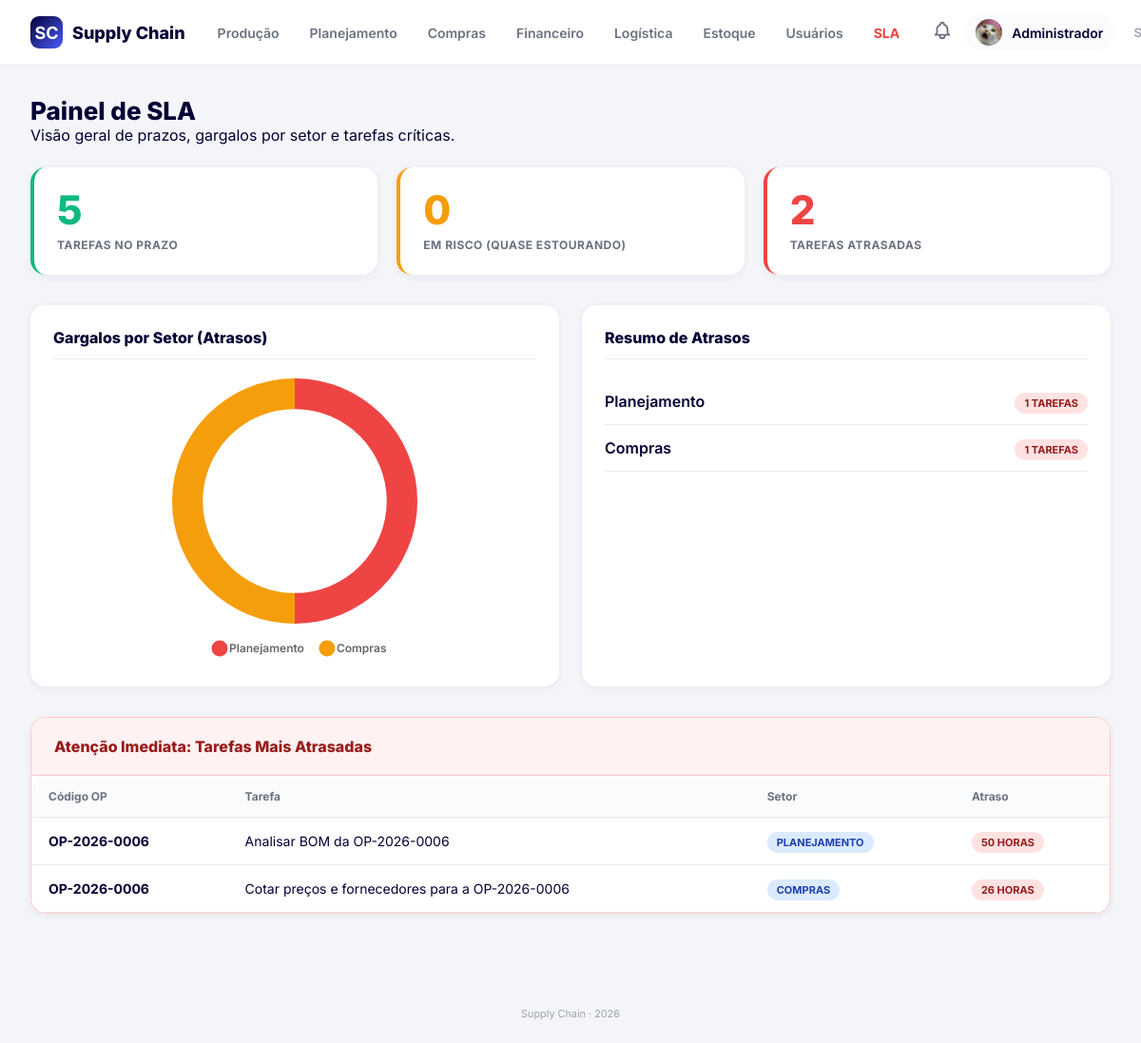
The page /supply-chain/admin/sla.php (signed in) on the database its author committed.
### tables this page shows
CREATE TABLE `kanban_tarefas` (
  `id` int(11) NOT NULL,
  `ordem_id` int(11) NOT NULL,
  `setor_id` int(11) NOT NULL,
  `titulo` varchar(150) NOT NULL,
  `coluna` enum('a_fazer','em_andamento','concluido') DEFAULT 'a_fazer',
  `sla_horas` int(11) DEFAULT NULL,
  `iniciado_em` datetime DEFAULT NULL,
  `concluido_em` datetime DEFAULT NULL,
  `criado_em` datetime DEFAULT current_timestamp()
);

CREATE TABLE `ordens` (
  `id` int(11) NOT NULL,
  `codigo` varchar(30) NOT NULL,
  `descricao` varchar(200) DEFAULT NULL,
  `status` enum('aberta','desmontagem','planejamento','compras','financeiro','logistica','estoque','remontagem','concluida','cancelada') DEFAULT 'aberta',
  `criado_por` int(11) DEFAULT NULL,
  `criado_em` datetime DEFAULT current_timestamp()
);

CREATE TABLE `setores` (
  `id` int(11) NOT NULL,
  `nome` varchar(50) NOT NULL,
  `descricao` varchar(200) DEFAULT NULL
);

### supply-chain/config/db.php (called while the page is built, shortened)
<?php
function db(): PDO
{
    static $pdo = null;
    if ($pdo === null) {
        $dsn = 'mysql:host=' . DB_HOST . ';dbname=' . DB_NAME . ';charset=' . DB_CHARSET;
        $opcoes = [
            PDO::ATTR_ERRMODE            => PDO::ERRMODE_EXCEPTION,
            PDO::ATTR_DEFAULT_FETCH_MODE => PDO::FETCH_ASSOC,
            PDO::ATTR_EMULATE_PREPARES   => false,
        ];
        try {
            $pdo = new PDO($dsn, DB_USER, DB_PASS, $opcoes);
        } catch (PDOException $e) {
            error_log('Erro DB: ' . $e->getMessage());
            http_response_code(500);
            exit('Erro ao conectar ao banco de dados.');
        }
    }
    return $pdo;
}

### supply-chain/includes/funcoes.php (called while the page is built, shortened)
<?php
function e(?string $texto): string
{
    return htmlspecialchars($texto ?? '', ENT_QUOTES | ENT_SUBSTITUTE, 'UTF-8');
}

### supply-chain/admin/sla.php (the view, shortened to what this page needs)
<?php
require_once __DIR__ . '/../config/db.php';
require_once __DIR__ . '/../includes/funcoes.php';
$agora = time();
$sql = "
    SELECT t.*, o.codigo as ordem_codigo, s.nome as setor_nome
    FROM kanban_tarefas t
    JOIN ordens o ON o.id = t.ordem_id
    JOIN setores s ON s.id = t.setor_id
";
$tarefas = db()->query($sql)->fetchAll();
$stats = [
    'no_prazo' => 0,
    'em_risco' => 0,
    'atrasadas' => 0
];
$setores_atrasados = [];
$tarefas_criticas = [];
foreach ($tarefas as $t) {
    if ($t['coluna'] === 'concluido') {
        $stats['no_prazo']++;
        continue;
    }
    $inicio = $t['iniciado_em'] ? strtotime($t['iniciado_em']) : strtotime($t['criado_em']);
    $limite = $inicio + ($t['sla_horas'] * 3600);
    $tempo_total = $t['sla_horas'] * 3600;
    $tempo_decorrido = $agora - $inicio;
    if ($agora > $limite) {
        $stats['atrasadas']++;
        $setor_nome = ucfirst($t['setor_nome']);
        if (!isset($setores_atrasados[$setor_nome])) {
            $setores_atrasados[$setor_nome] = 0;
        }
        $setores_atrasados[$setor_nome]++;
        $horas_atraso = ceil(($agora - $limite) / 3600);
        $t['horas_atraso'] = $horas_atraso;
        $tarefas_criticas[] = $t;
    } elseif ($tempo_decorrido >= ($tempo_total * 0.8)) {
        $stats['em_risco']++;
    } else {
        $stats['no_prazo']++;
    }
}
usort($tarefas_criticas, function($a, $b) {
    return $b['horas_atraso'] <=> $a['horas_atraso'];
});
$labels_setores = json_encode(array_keys($setores_atrasados));
$data_setores = json_encode(array_values($setores_atrasados));
require __DIR__ . '/../includes/header.php';
?>
<div class="page-header">
    <div>
        <h2>Painel de SLA</h2>
        <p>Visão geral de prazos, gargalos por setor e tarefas críticas.</p>
    </div>
</div>
<div class="metric-grid">
    <div class="metric-card metric-success">
        <div class="metric-value"><?= $stats['no_prazo'] ?></div>
        <div class="metric-label">Tarefas no Prazo</div>
    </div>
    <div class="metric-card metric-warning">
        <div class="metric-value"><?= $stats['em_risco'] ?></div>
        <div class="metric-label">Em Risco (Quase Estourando)</div>
    </div>
    <div class="metric-card metric-danger">
        <div class="metric-value"><?= $stats['atrasadas'] ?></div>
        <div class="metric-label">Tarefas Atrasadas</div>
    </div>
</div>
<div style="display: grid; grid-template-columns: 1fr 1fr; gap: 24px; margin-bottom: 32px;">
    <div class="chart-container">
        <h3 class="chart-title">Gargalos por Setor (Atrasos)</h3>
        <?php if (empty($setores_atrasados)): ?>
            <div style="display: flex; align-items: center; justify-content: center; flex: 1; color: var(--gray-500);">
                Nenhuma tarefa atrasada no momento. Tudo sob controle!
            </div>
        <?php else: ?>
            <div style="position: relative; flex: 1; display: flex; justify-content: center; align-items: center; min-height: 250px;">
                <canvas id="graficoSetores"></canvas>
            </div>
        <?php endif; ?>
    </div>
    <div class="chart-container">
        <h3 class="chart-title">Resumo de Atrasos</h3>
        <?php if (empty($setores_atrasados)): ?>
            <div style="display: flex; align-items: center; justify-content: center; flex: 1; color: var(--gray-500);">
                Sem dados de atraso para exibir.
            </div>
        <?php else: ?>
            <div style="flex: 1;">
                <table style="width:100%; border-collapse: collapse;">
                    <?php foreach ($setores_atrasados as $setor => $qtd): ?>
                    <tr style="border-bottom: 1px solid var(--gray-200);">
                        <td style="padding: 14px 0; font-weight: 600; color: var(--primary);"><?= $setor ?></td>
                        <td style="padding: 14px 0; text-align: right;">
                            <span class="badge badge-danger"><?= $qtd ?> tarefas</span>
                        </td>
                    </tr>
                    <?php endforeach; ?>
                </table>
            </div>
        <?php endif; ?>
    </div>
</div>
<div class="card" style="padding: 0; overflow: hidden; border: 1px solid #fecaca;">
    <div style="padding: 20px 24px; background: #fef2f2; border-bottom: 1px solid #fecaca;">
        <h3 style="color: #991b1b; margin: 0; font-size: 16px; font-weight: 800;">Atenção Imediata: Tarefas Mais Atrasadas</h3>
    </div>
    <table class="card-table">
        <thead>
            <tr>
                <th>Código OP</th>
                <th>Tarefa</th>
                <th>Setor</th>
                <th>Atraso</th>
            </tr>
        </thead>
        <tbody>
            <?php foreach (array_slice($tarefas_criticas, 0, 5) as $t): ?>
            <tr>
                <td><strong><?= e($t['ordem_codigo']) ?></strong></td>
                <td><?= e($t['titulo']) ?></td>
                <td><span class="badge badge-info"><?= ucfirst(e($t['setor_nome'])) ?></span></td>
                <td><span class="badge badge-danger"><?= $t['horas_atraso'] ?> horas</span></td>
            </tr>
            <?php endforeach; ?>
        </tbody>
    </table>
</div>
<?php if (!empty($setores_atrasados)): ?>
<script>
document.addEventListener('DOMContentLoaded', function() {
    const ctx = document.getElementById('graficoSetores').getContext('2d');
    new Chart(ctx, {
        type: 'doughnut',
        data: {
            labels: <?= $labels_setores ?>,
            datasets: [{
                data: <?= $data_setores ?>,
                backgroundColor: [
                    '#ef4444', '#f59e0b', '#3b82f6', '#8b5cf6', '#10b981', '#020035'
                ],
                borderWidth: 0
            }]
        },
        options: {
            responsive: true,
            maintainAspectRatio: false,
            plugins: {
                legend: {
                    position: 'bottom',
                    labels: {
                        font: { family: 'Inter', size: 12, weight: '600' },
                        padding: 20,
                        usePointStyle: true,
                        boxWidth: 8
                    }
                }
            },
            cutout: '75%'
        }
    });
});
</script>
<?php endif; ?>
<?php require __DIR__ . '/../includes/footer.php'; ?>

### supply-chain/assets/css/style.css (style rules this page uses)
:root { --primary: #020035; --primary-600: #0a0a5c; --accent: #4a5cff; --white: #ffffff; --gray-50: #fafbfc; --gray-100: #f4f5f9; --gray-200: #e8eaf0; --gray-300: #d1d5db; --gray-400: #9ca3af; --gray-500: #6b7280; --gray-600: #4b5563; --success: #10b981; --warning: #f59e0b; --danger: #ef4444; --info: #3b82f6; --radius: 12px; --radius-lg: 16px; --shadow: 0 2px 8px rgba(2, 0, 53, 0.06); --shadow-md: 0 4px 16px rgba(2, 0, 53, 0.08); --transition: all 0.22s cubic-bezier(0.4, 0, 0.2, 1); }
* { margin: 0; padding: 0; box-sizing: border-box; font-family: 'Inter', sans-serif; }
body { background: var(--gray-100); color: var(--primary); min-height: 100vh; }
.page-header { display: flex; justify-content: space-between; align-items: flex-start; margin-bottom: 24px; flex-wrap: wrap; gap: 16px; }
.page-header h2 { font-size: 26px; font-weight: 800; }
.card { background: var(--white); border-radius: var(--radius-lg); box-shadow: var(--shadow); padding: 24px; }
.card-table { width: 100%; border-collapse: collapse; background: var(--white); border-radius: var(--radius-lg); overflow: hidden; }
.card-table th { background: var(--gray-50); padding: 14px 18px; text-align: left; font-size: 12px; font-weight: 700; color: var(--gray-500); border-bottom: 1px solid var(--gray-200); }
.card-table td { padding: 16px 18px; border-bottom: 1px solid var(--gray-200); font-size: 14px; }
.badge { padding: 4px 10px; border-radius: 20px; font-size: 11px; font-weight: 700; text-transform: uppercase; }
.badge-info { background: #dbeafe; color: #1e40af; }
.badge-danger { background: #fee2e2; color: #991b1b; }
.metric-grid { display: grid; grid-template-columns: repeat(auto-fit, minmax(240px, 1fr)); gap: 20px; margin-bottom: 32px; }
.metric-card { background: var(--white); padding: 24px; border-radius: var(--radius-lg); box-shadow: var(--shadow); display: flex; flex-direction: column; justify-content: center; border-left: 4px solid var(--gray-400); transition: var(--transition); }
.metric-card.metric-success { border-left-color: var(--success); }
.metric-card.metric-warning { border-left-color: var(--warning); }
.metric-card.metric-danger { border-left-color: var(--danger); }
.metric-value { font-size: 42px; font-weight: 800; line-height: 1; margin-bottom: 8px; color: var(--primary); letter-spacing: -1px; }
.metric-card.metric-success .metric-value { color: var(--success); }
.metric-card.metric-warning .metric-value { color: var(--warning); }
.metric-card.metric-danger .metric-value { color: var(--danger); }
.metric-label { font-size: 12px; font-weight: 700; color: var(--gray-500); text-transform: uppercase; letter-spacing: 0.5px; }
.chart-container { background: var(--white); padding: 24px; border-radius: var(--radius-lg); box-shadow: var(--shadow); height: 100%; display: flex; flex-direction: column; }
.chart-title { font-size: 16px; font-weight: 800; color: var(--primary); margin-bottom: 20px; padding-bottom: 12px; border-bottom: 1px solid var(--gray-200); }

### rows shown on the page
kanban_tarefas: ordem.codigo "OP-2026-0006", titulo "Analisar BOM da OP-2026-0006", setor.nome "PLANEJAMENTO", horas_atraso "50"
kanban_tarefas: ordem.codigo "OP-2026-0006", titulo "Cotar preços e fornecedores para a OP-2026-0006", setor.nome "COMPRAS", horas_atraso "26"

### other values the page prints
explode(' ', $usuario['nome'])[0] "Administrador"
$stats['no_prazo'] "5"
$stats['em_risco'] "0"
$stats['atrasadas'] "2"
$setor "Planejamento"
$qtd "1"
$setor "Compras"
chart data {{ $labels_setores }} ["Planejamento","Compras"]
